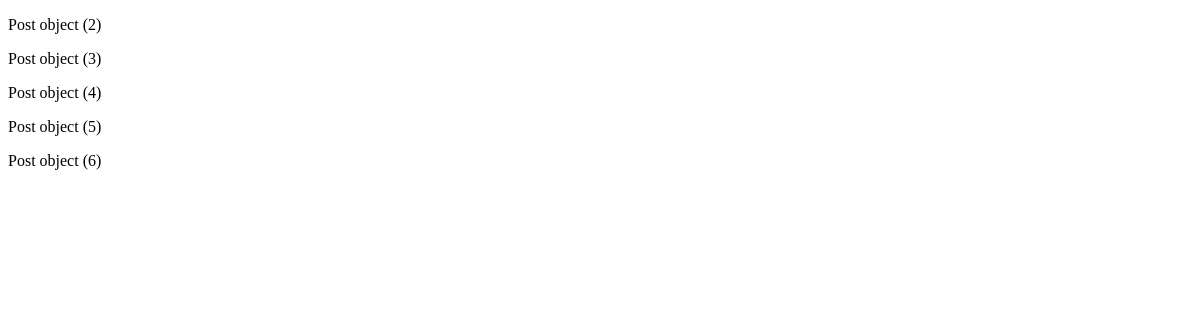
The page /cbv/ on the database as committed earlier.
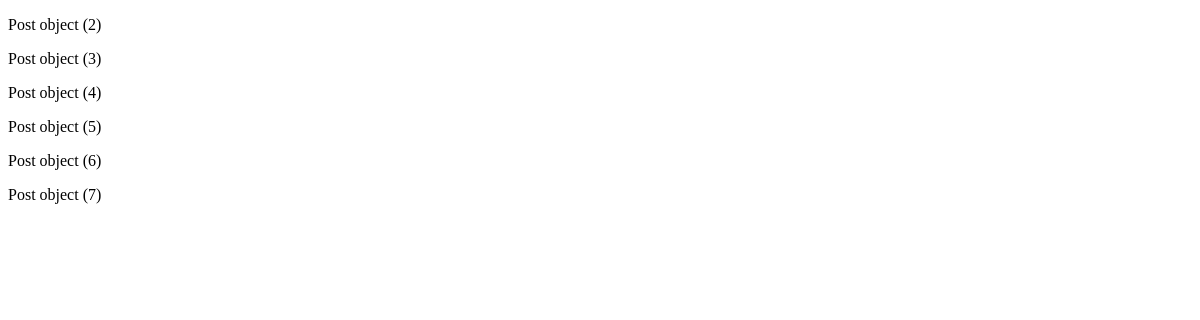
The same page on the database as committed later.
### posts/models.py (models this page shows)
class Post(models.Model) :
    image = models.ImageField(verbose_name='이미지', null=True, blank=True)
    content = models.TextField(verbose_name= '내용')
    created_at = models.DateTimeField(verbose_name= '작성일', auto_now_add=True)
    view_count = models.IntegerField(verbose_name= '조회수', default=0)
    writer = models.ForeignKey(to=User, on_delete=models.CASCADE, null=True, blank=True)

### posts/views.py (the view)
# urls.py: path('cbv/', class_view.as_view(), name='cbv'),
class class_view(ListView) :
    model = Post
    template_name = 'cbv_view.html'

### posts/templates/cbv_view.html (shortened to what this page needs)
<!DOCTYPE html>
<html lang="en">
<head>
</head>
<body>
    {% for object in object_list %}
        <p>{{ object }}</p>
    {% endfor %}
</body>
</html>

Rows that differ between the two databases and show on the page:
added Post: id "Post object (7)"
